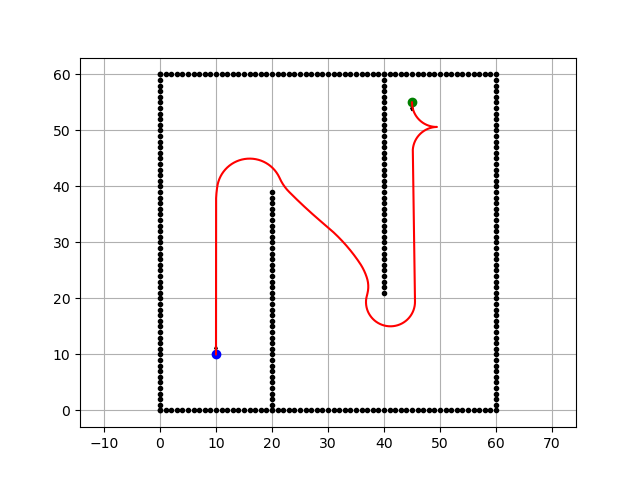

The Python source for this figure:
import sys
import os
import numpy as np
from pprint import pprint
from matplotlib import pyplot as plt
from ReedsSheppPath import reeds_shepp_path_planning as rs

from HybridAStar.car import move, check_car_collision, MAX_STEER, WB, plot_car, BUBBLE_R
from Maps import sample_map
import yaml

# 設定ファイルの読み込み
config_file_path = "./Configs/base_settings.yaml"
#
with open(config_file_path, "r", encoding="utf-8") as file:
    config = (yaml.safe_load(file))["hybrid_a_star"]

XY_GRID_RESOLUTION  = float(config["xy_grid_resolution_m"])  # [m]
YAW_GRID_RESOLUTION = np.deg2rad(float(config["yaw_grid_resolution_deg"]))  

# フルパス
#current_file_path = os.path.abspath(__file__)
#current_dir_path  = os.path.dirname(current_file_path)
#parent_dir_path   = os.path.dirname(current_dir_path)

# ../PythonRobotics をパスに追加
# sys.path.append(os.path.abspath(parent_dir_path))

# 確認
pprint(sys.path)

from HybridAStar import hybrid_a_star_ver2 as m

show_animation = True
# m.show_animation = False
#m.main()

print("Start Hybrid A* planning")

ox, oy = [], []
ox, oy = sample_map.create_map(ox, oy)

# Set Initial parameters
start = [10.0, 10.0, np.deg2rad(90.0)]
goal  = [45.0, 55.0, np.deg2rad(-90.0)]

print("start : ", start)
print("goal : ", goal)


path = m.hybrid_a_star_planning(start, goal, ox, oy, XY_GRID_RESOLUTION, YAW_GRID_RESOLUTION)

x   = path.x_list
y   = path.y_list
yaw = path.yaw_list

plt.plot(ox, oy, ".k")
rs.plot_arrow(start[0], start[1], start[2], fc='g')
plt.plot(start[0], start[1], 'bo')

rs.plot_arrow(goal[0], goal[1], goal[2])
plt.plot(goal[0], goal[1], 'go')

plt.plot(x, y, "-r", label="Hybrid A* path")
plt.grid(True)
plt.axis("equal")
plt.savefig("test1.png")

if show_animation:
    for i_x, i_y, i_yaw in zip(x, y, yaw):
        plt.cla()
        plt.plot(ox, oy, ".k")
        plt.plot(x, y, "-r", label="Hybrid A* path")
        plt.grid(True)
        plt.axis("equal")
        plot_car(i_x, i_y, i_yaw)
        plt.pause(0.0001)

print(__file__ + " done!!")